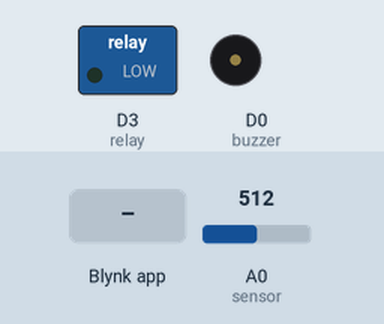
A sketch run on a simulated ESP8266 (NodeMCU). On the bench: switched loads named in the sketch (green lamp = pin HIGH), buzzer (waves = sounding, pin HIGH). The inputs (shaded band) are chosen by the test bench; at power-on: A0 (sensor) = 512. WiFi joins after 1.5 s; servers stay silent unless stated.

Above: at 3.0 s.
3.1 s: A0 (sensor) set to 407
5.0 s: A0 (sensor) set to 383
At 6.9 s:
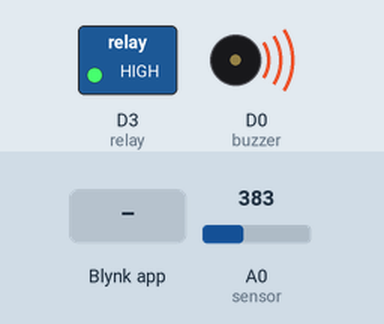
7.3 s: Blynk app writes 0 to V1
At 7.7 s:
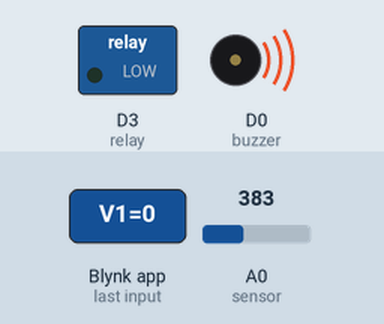
9.3 s: A0 (sensor) set to 410
At 11.0 s:
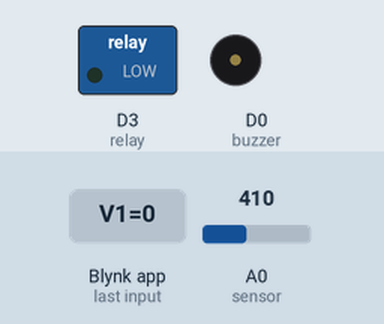
11.3 s: Blynk app writes 1 to V1
At 12.2 s:
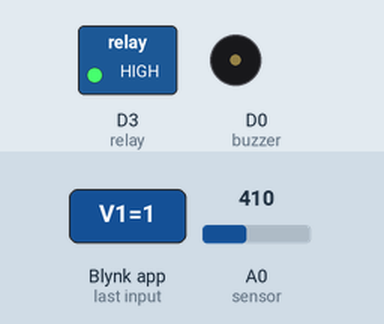
12.8 s: Blynk app writes 200 to V1
At 13.3 s:
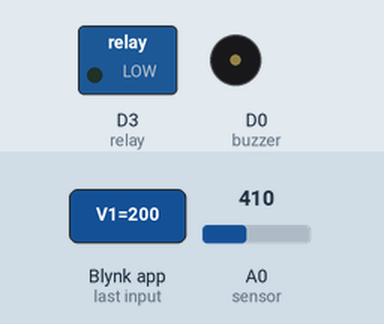
Timing chart, 0 to 15.3 s (numbered marks = the images above; inputs shaded):
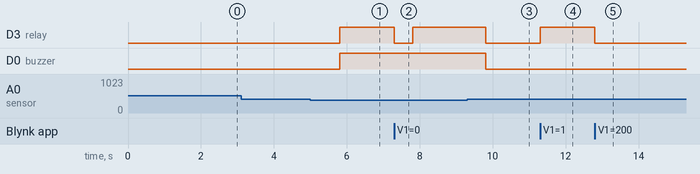

The sketch:

trial.ino
```cpp
#define BLYNK_TEMPLATE_ID "TMPL3InVDC1kk"
#define BLYNK_TEMPLATE_NAME "gasSensor"
#define BLYNK_AUTH_TOKEN "lVtOBwim3176gm9TdRucnP5yeZpXWj3P"

#define buzzer D0
#define sensor A0
#define relay D3

#include <ESP8266WiFi.h>
#include <BlynkSimpleEsp8266.h>

int sensorThres = 400; // Adjust threshold as needed
bool manualFanControl = false; // Flag for manual fan control

char auth[] = BLYNK_AUTH_TOKEN;
char ssid[] = "Test1"; //Enter your WIFI name
char pass[] = "123456789"; //Enter your WIFI password

BlynkTimer timer;

void checkGasSensor() {
  int sensorData = analogRead(sensor);
  Blynk.virtualWrite(V0, sensorData);

  if (!manualFanControl) {
    if (sensorData <= sensorThres) {
      digitalWrite(buzzer, HIGH);
      Blynk.logEvent("gas_alert", "Gas Leakage Detected");
      digitalWrite(relay, HIGH); // Turn on the fan automatically
    } else {
      digitalWrite(buzzer, LOW);
      digitalWrite(relay, LOW); // Turn off the fan automatically
    }
  }
}

BLYNK_WRITE(V1) {
  int fanState = param.asInt();
  if (fanState == 1) {
    manualFanControl = true; // Enable manual control
    digitalWrite(relay, HIGH); // Turn on the fan
  } else {
    manualFanControl = false; // Disable manual control
    digitalWrite(relay, LOW); // Turn off the fan
  }
}

void setup() {
  pinMode(buzzer, OUTPUT);
  pinMode(sensor, INPUT);
  pinMode(relay, OUTPUT);
  Serial.begin(9600);

  Blynk.begin(auth, ssid, pass, "blynk.cloud", 80);
  timer.setInterval(1000L, checkGasSensor); // Check gas sensor every second
}

void loop() {
  Blynk.run();
  timer.run();
}
```

Measured:
- the behaviour switches between 401 and 400 on A0 (sensor) (found by bisection; images 0 and 1)
- after the input at 3.1 s, every drawn part: stays the same
- after the input at 5.0 s, D3 (relay), D0 (buzzer): LOW → HIGH after 0.80 s
- after the input at 7.3 s, D3 (relay): HIGH → LOW at once, → HIGH 0.50 s later
- after the input at 9.3 s, D3 (relay), D0 (buzzer): HIGH → LOW after 0.50 s
- after the input at 11.3 s, D3 (relay): LOW → HIGH at once
- after the input at 12.8 s, D3 (relay): HIGH → LOW at once
